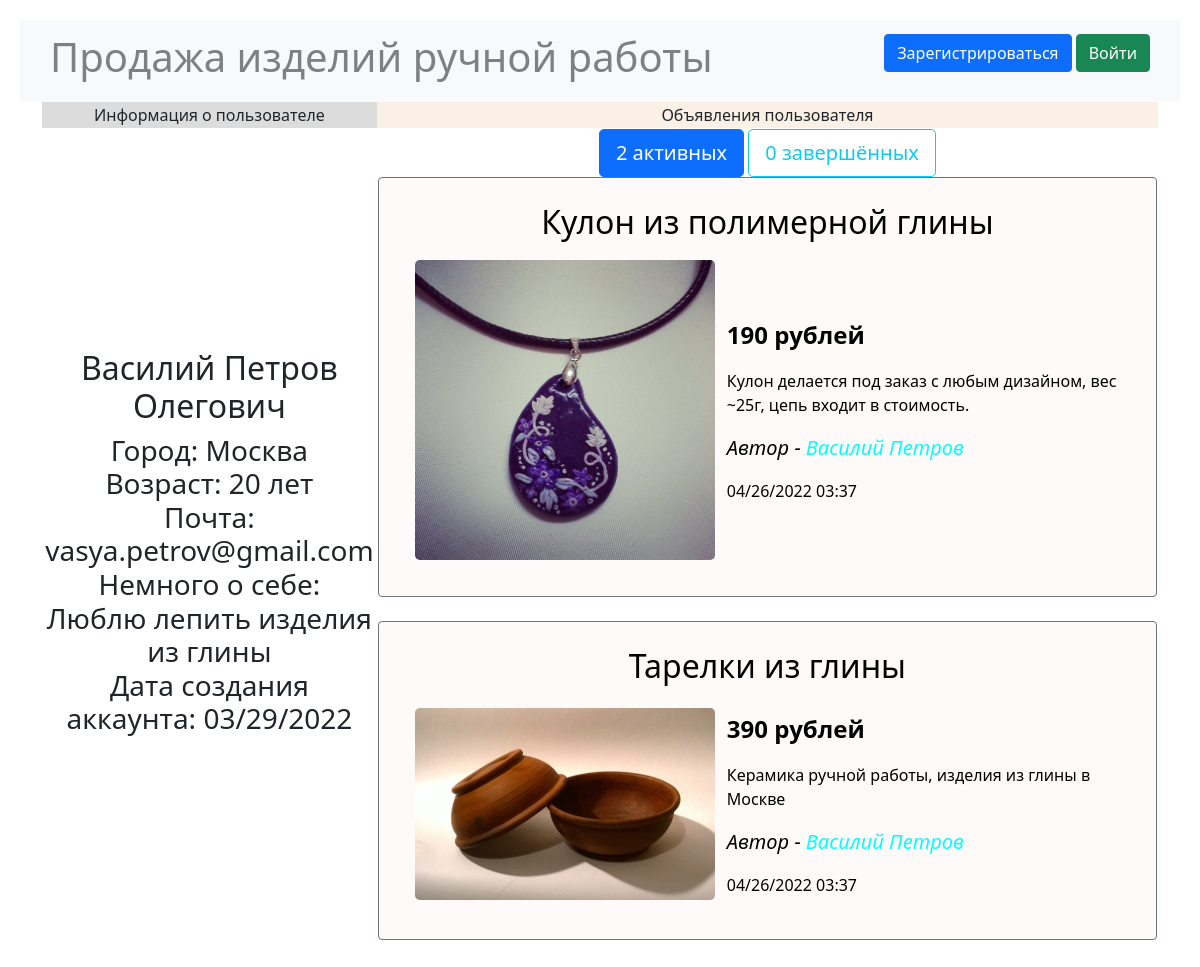
Page /user/5/active on the earlier database version.
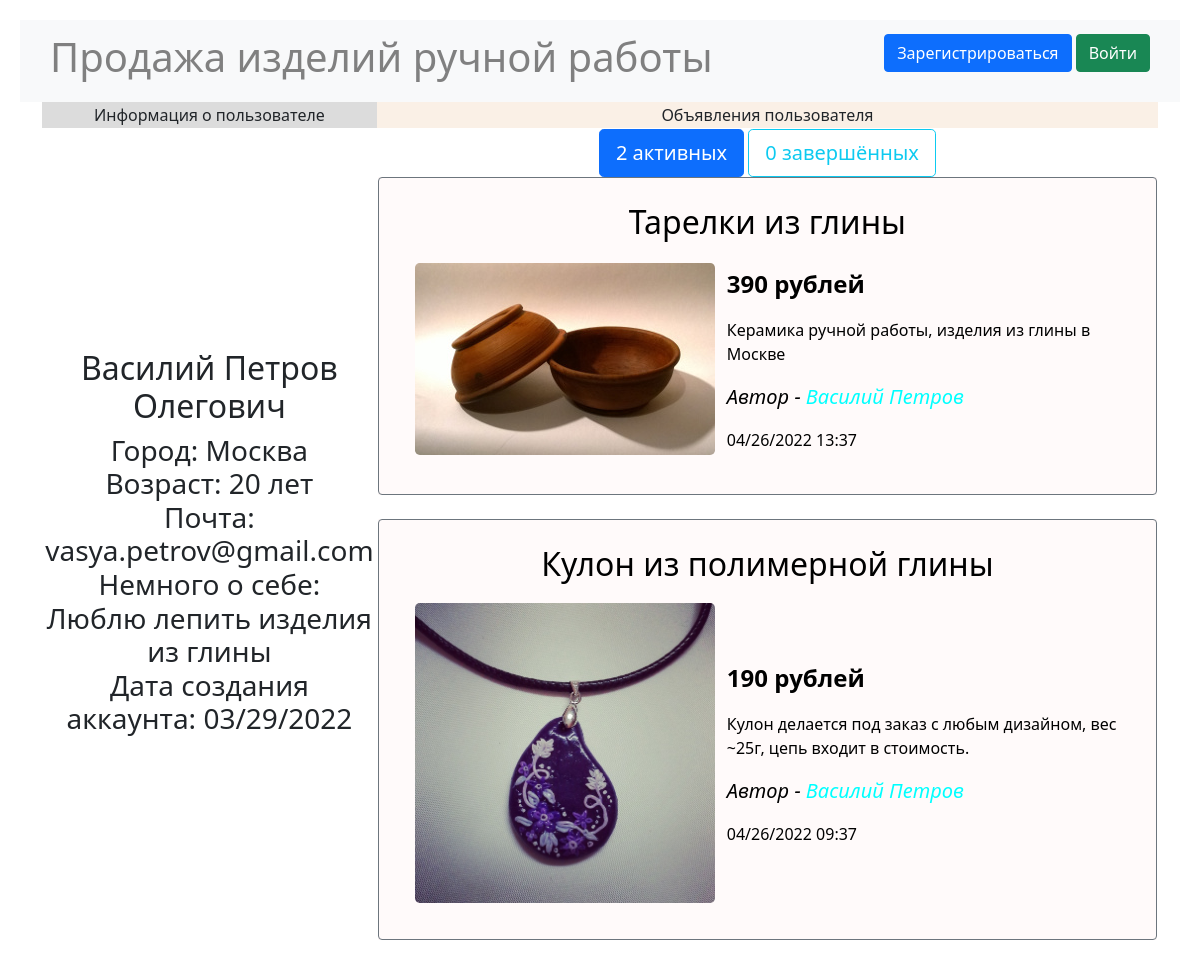
Same page on the later database version.
### data/users.py (models this page shows, shortened)
class User(SqlAlchemyBase, UserMixin, SerializerMixin):
    __tablename__ = 'users'
    id = sqlalchemy.Column(sqlalchemy.Integer,
                           primary_key=True, autoincrement=True)
    name = sqlalchemy.Column(sqlalchemy.String, nullable=True)
    surname = sqlalchemy.Column(sqlalchemy.String, nullable=True)
    patronymic = sqlalchemy.Column(sqlalchemy.String, nullable=True)
    city = sqlalchemy.Column(sqlalchemy.String, nullable=True)
    age = sqlalchemy.Column(sqlalchemy.Integer, nullable=True)
    email = sqlalchemy.Column(sqlalchemy.String,
                              index=True, unique=True, nullable=True)
    about = sqlalchemy.Column(sqlalchemy.String, nullable=True)
    hashed_password = sqlalchemy.Column(sqlalchemy.String, nullable=True)
    created_date = sqlalchemy.Column(sqlalchemy.DateTime,
                                     default=datetime.datetime.now)
    ads = orm.relation("Ad", back_populates='user')

### data/ads.py (models this page shows)
class Ad(SqlAlchemyBase, SerializerMixin):
    __tablename__ = 'ads'
    id = sqlalchemy.Column(sqlalchemy.Integer,
                           primary_key=True, autoincrement=True)
    user_id = sqlalchemy.Column(sqlalchemy.Integer,
                                sqlalchemy.ForeignKey("users.id"))
    title = sqlalchemy.Column(sqlalchemy.String, nullable=True)
    content = sqlalchemy.Column(sqlalchemy.String, nullable=True)
    price = sqlalchemy.Column(sqlalchemy.Integer, nullable=True)
    filename = sqlalchemy.Column(sqlalchemy.String, nullable=True)
    created_date = sqlalchemy.Column(sqlalchemy.DateTime,
                                     default=datetime.datetime.now)
    is_sold = sqlalchemy.Column(sqlalchemy.Boolean, default=False)
    material = sqlalchemy.Column(sqlalchemy.String, nullable=True)
    condition = sqlalchemy.Column(sqlalchemy.String, nullable=True)
    user = orm.relation('User')

### main.py (the view)
@app.route("/user/<user_id>/<state>")
def profile(user_id, state):
    db_sess = db_session.create_session()
    user = db_sess.query(User).filter(User.id == user_id).first()
    active_ads = db_sess.query(Ad).filter(Ad.user == user,
                                          Ad.is_sold == 0).all()
    complete_ads = db_sess.query(Ad).filter(Ad.user == user,
                                            Ad.is_sold == 1).all()
    ads = complete_ads if state == "complete" else active_ads
    params = {
        "user": user,
        "ads": ads,
        "active": active_ads,
        "complete": complete_ads,
        "title": f"Профиль пользователя {user.name} {user.surname}",
        "state": state,
        "css": "/static/css/index.css"
    }
    return render_template("profile.html", **params)

### data/db_session.py (called while the page is built)
def create_session() -> Session:
    global __factory
    return __factory()

### functions.py (called while the page is built)
def get_utc(city_to_find):
    with open('db/cities_utc.csv', encoding="utf8") as csvfile:
        reader = csv.reader(csvfile, delimiter=';', quotechar='"')
        for city, utc in reader:
            if city == city_to_find and city != "Город":
                return int(utc)
    return 0

### main.py (called while the page is built)
@app.template_filter('change_time')
def change_time(time, city):
    return time + datetime.timedelta(hours=get_utc(city))

### templates/profile.html
{% extends "base.html" %}
{% block content %}
<table>
    <tr>
        <td align="center" bgcolor="#DCDCDC" width="30%">Информация о пользователе</td>
        <td align="center" bgcolor="#FAF0E6">Объявления пользователя</td>
    </tr>
    <tr>
        <td align="center"><h2 >{{user.name}} {{user.surname}} {{user.patronymic}}</h2>
            <h3 >Город: {{user.city}}<br>
                Возраст: {{user.age}} лет<br>
                Почта: {{user.email}}<br>
                Немного о себе:<br>{{user.about}}<br>
                Дата создания аккаунта:
                {{(user.created_date |
                change_time(current_user.city)).strftime("%m/%d/%Y")}}</h3></td>
        <td align="center">
            {% if state == "complete" %}
                {% set active_btn_color = "btn-outline-primary" %}
                {% set complete_btn_color = "btn-info" %}
            {% else %}
                {% set active_btn_color = "btn-primary" %}
                {% set complete_btn_color = "btn-outline-info" %}
            {% endif %}
            <div class="d-grid gap-2 d-md-block" role="group"
                 aria-label="Basic radio toggle button group" align="top">
                <a type="button" href="/user/{{user.id}}/active"
                   class="btn {{ active_btn_color }} btn-lg">
                    {{ active | length() }} активных</a>
                <a type="button" href="/user/{{user.id}}/complete"
                   class="btn {{ complete_btn_color }} btn-lg">
                    {{ complete | length() }} завершённых</a>
            </div>
            {% include "ads_list.html" %}
        </td>
    </tr>
</table>
{% endblock %}

### templates/base.html (shortened to what this page needs)
<!doctype html>
<html lang="en">
<head>
    <link href="https://cdn.jsdelivr.net/npm/bootstrap@5.1.3/dist/css/bootstrap.min.css"
          rel="stylesheet"
>
    <link rel="stylesheet" type="text/css" href={{css}}>
    <link rel="stylesheet" type="text/css" href="/static/css/base.css">
</head>
<body>
<header>
    <nav class="navbar navbar-light bg-light">
        <span class="navbar-text h1" data-bs-toggle="tooltip"
              data-bs-placement="bottom" title="Перейти на главную страницу">
            <a href="/" class="base_title"
               style="color:grey; white-space: nowrap;">
                Продажа изделий ручной работы</a></span>
        {% if current_user.is_authenticated %}
        <div class="btn-group">
            <button type="button"
                    class="btn btn-secondary btn-lg dropdown-toggle"
                    data-bs-toggle="dropdown" aria-expanded="false">
                {{ current_user.name }} {{ current_user.surname }}
            </button>
            <ul class="dropdown-menu dropdown-menu-dark">
                <li><a class="dropdown-item"
                       href="/user/{{current_user.id}}/active">Мой профиль</a></li>
                <li>
                    <hr class="dropdown-divider">
                </li>
                <li><a class="dropdown-item"
                       href="/logout">Выйти из аккаунта</a></li>
            </ul>
        </div>
        {% else %}
        <p>
            <a class="btn btn-primary"
               href="/register">Зарегистрироваться</a>
            <a class="btn btn-success" href="/login">Войти</a>
        </p>
        {% endif %}
    </nav>
</header>
<main role="main" class="container">
    {% block content %}{% endblock %}
</main>
</body>
</html>

### templates/ads_list.html (shortened to what this page needs)
{% for item in ads|sort(attribute='created_date', reverse=true)%}
{% set i = loop.index %}
<div class="add">
    <div class="border border-secondary rounded">
        <a href="/ad/details/{{ item.id }}" title="Подробнее о товаре" id="add_href">
            <h2 align="center">{{item.title}}</h2>
            <table>
                <tr>
                    <td>
                        <a data-bs-toggle="modal"
                           data-bs-target="#Modal{{loop.index}}">
                            <img class="add_img rounded-3"
                                 src="/static/img/{{item.filename}}"
                                 alt="Изображение товара">
                        </a>
                    </td>
                    <td><p>
                        <p class="fw-bold fs-4">{{item.price}} рублей</p>
                        <p class="fs-6">{{item.content}}</p>
                        <p class="fst-italic fs-5">
                            Автор - <a class="navbar-brand"
                                       href="/user/{{item.user.id}}/active"
                                       title="Подробнее об авторе"
                                       id="profile_href">
                            {{item.user.name}} {{item.user.surname}}</a></p>
                        <p class="fs-6">
                            {{ (item.created_date |
                            change_time(current_user.city)).strftime("%m/%d/%Y %H:%M") }}</p>
                    </td>
                </tr>
            </table>
        </a>
    </div>
</div><br>
{% endfor %}

### static/css/index.css (style rules this page uses)
.border { padding: 25px 25px; }
.add { background-color: #FFFAFA; }
#add_href { color: #000000; text-decoration: none; }
#profile_href { color: #00FFFF; text-decoration: none; }
.add_img { max-width: 300px; height: auto; margin: 10px; }

### static/css/base.css (style rules this page uses)
body { margin: 20px; }
.navbar { padding: 5px 30px; }
.base_title { text-decoration: none; }

Differences in the rows shown:
changed Ad "Тарелки из глины": created_date "04/26/2022 03:37" → "04/26/2022 13:37"; moves up the list
changed Ad "Кулон из полимерной глины": created_date "04/26/2022 03:37" → "04/26/2022 09:37"
